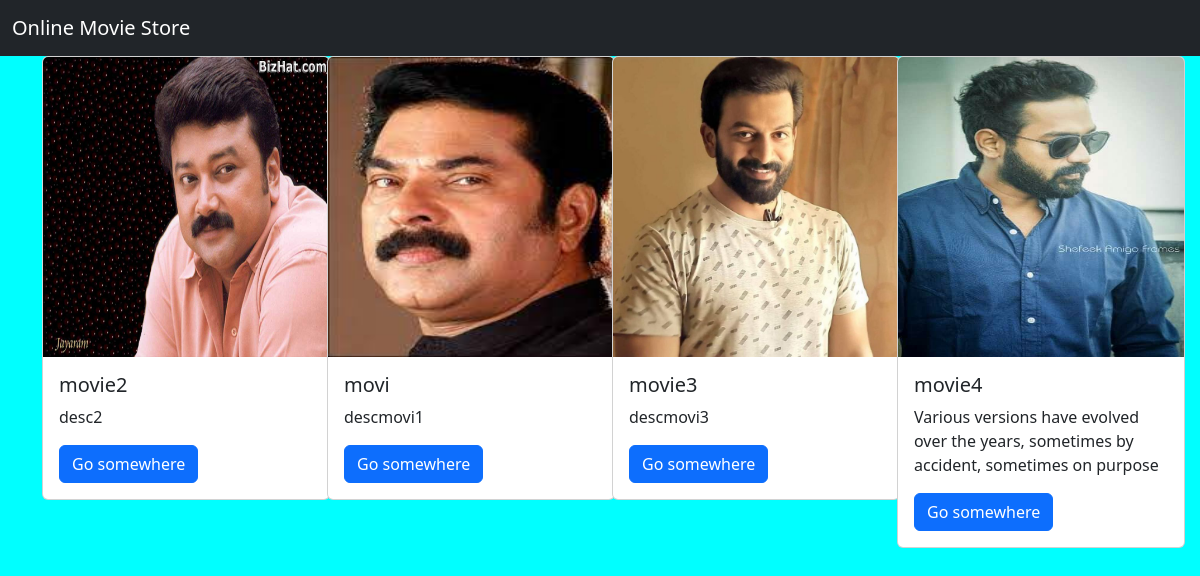
The page / on the database its author committed.
### movieapp/models.py (models this page shows, shortened)
class Movie(models.Model):
    objects = None
    name=models.CharField(max_length=250)
    desc=models.TextField()
    year=models.IntegerField()
    img=models.ImageField(upload_to='gallery')

### movieapp/views.py (the view)
# urls.py: path('',views.index,name='index'),
def index(request):
    movie=Movie.objects.all()
    context={
        'movie_list':movie
    }
    return render(request,'index.html',context)

### templates/index.html
{% extends 'base.html' %}
{% block body %}
<div class="container">
    <div class="row">
        {% for i in movie_list %}
        <div class="col-md-3" >
            <div class="card" style="width: 18rem;">
  <img class="card-img-top" src="{{i.img.url}}" alt="Card image cap" width="250px" height="300px">
  <div class="card-body">
    <h5 class="card-title">{{i.name}}</h5>
    <p class="card-text">{{i.desc}}</p>
    <a href="{% url 'movieapp:detail' i.id %}" class="btn btn-primary">Go somewhere</a>
  </div>
</div>
        </div>
            {% endfor %}
    </div>
</div>
{% endblock %}

### templates/base.html (shortened to what this page needs)
{% load static %}
<!DOCTYPE html>
<html lang="en">
<head>
    <link rel="stylesheet" href="https://cdn.jsdelivr.net/npm/bootstrap@5.3.2/dist/css/bootstrap.min.css">
    <link rel="stylesheet" href="{% static 'style.css' %}">
</head>
<body>
<nav class="navbar navbar-dark bg-dark ">
  <div class="container-fluid">
    <a class="navbar-brand" href="#">
      Online Movie Store
    </a>
  </div>
</nav>
{% block body %}
{% endblock %}
</body>
</html>

### static/style.css (style rules this page uses)
body { background-color:aqua; }

### rows shown on the page
Movie: img (picture), name "movie2", desc "desc2"
Movie: img (picture), name "movi", desc "descmovi1"
Movie: img (picture), name "movie3", desc "descmovi3"
Movie: img (picture), name "movie4", desc "Various versions have evolved over the years, sometimes by accident, sometimes on purpose"
